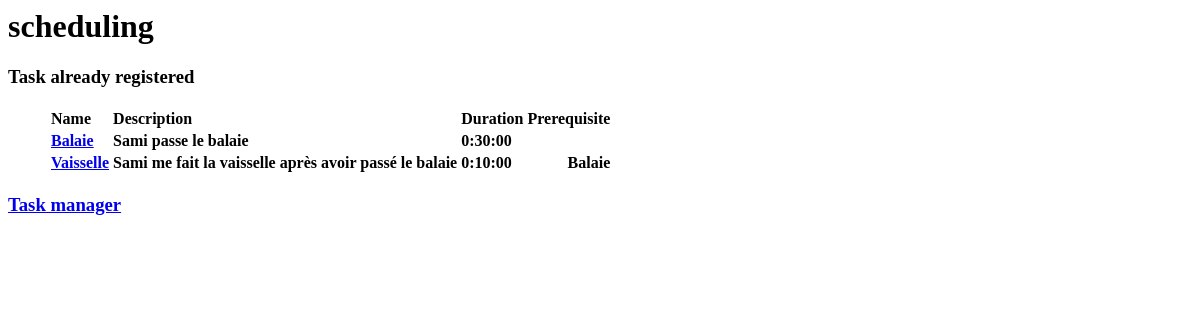
Page /scheduling/ on the earlier database version.
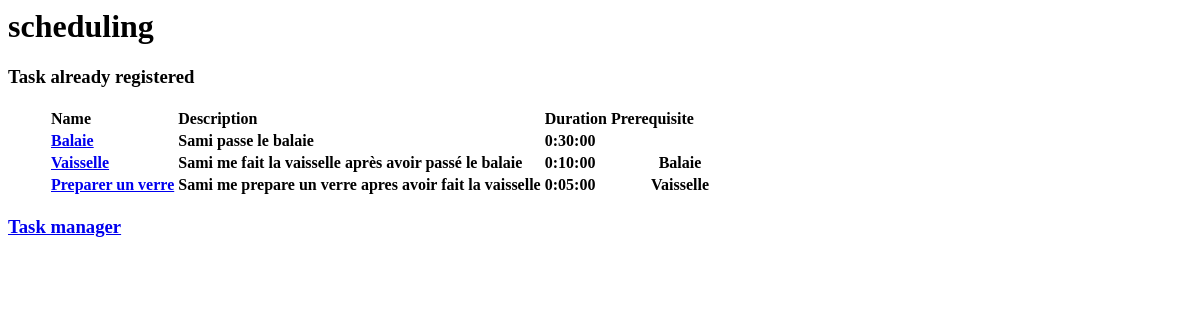
Same page on the later database version.
### scheduling/models.py (models this page shows, shortened)
class Task(models.Model):
    name = models.CharField(max_length=200, default="")
    description = models.CharField(max_length=200, default="")
    prerequisite = models.ManyToManyField('self', blank=True)
    duration = models.DurationField("task duration", blank=True, default=timedelta(seconds=0))
    starting = models.DurationField("maximum duration before starting", blank=True, default=timedelta(seconds=0))
    def get_prerequisite(self):
        return filter(
            lambda pre_task : pre_task.id < self.id,
            self.prerequisite.all()
        )

### scheduling/views.py (the view)
# urls.py: path('', views.TaskView.as_view(), name='index task'),
class TaskView(generic.ListView):
    template_name="scheduling/index_task.html"
    context_object_name="task_list"
    def get_queryset(self) -> QuerySet[Any]:
        return Task.objects.all()

### scheduling/templates/scheduling/index_task.html
<h1>scheduling</h1>
{% if task_list %}
    <h3>Task already registered</h3>
    <ul>
        <table>
        <tr>
            <th align="left">Name</th>
            <th align="left">Description</th>
            <th align="left">Duration</th>
            <th align="left">Prerequisite</th>
        </tr>
        {% for task in task_list %}
            <tr>
                <th align="left"><a href="{% url 'scheduling:detail task' task.id %}">
                    <p align="left" >{{task.name}}</p></a></th>
                <th align="left">{{task.description}}</th>
                <th align="left">{{task.duration}}</th>
                {%if task.prerequisite.exists %}
                <th>
                    <ul>
                    {% for task_prerequisite in task.get_prerequisite %}
                        <il>{{task_prerequisite.name}}</il>
                    {% endfor %}
                    </ul>
                </th>
                {% endif %}
            </tr>
        {% endfor %}
        </table>
    </ul>
<h3><a href="{% url 'scheduling:manage task' %}">Task manager</a></h3>
{% else %}
    <h3>Add some tasks</h3>
{% endif %}

Differences in the rows shown:
added Task: name "Preparer un verre", description "Sami me prepare un verre apres avoir fait la vaisselle", duration "0:05:00", Task (name "Vaisselle"), shown under "Task already registered"
